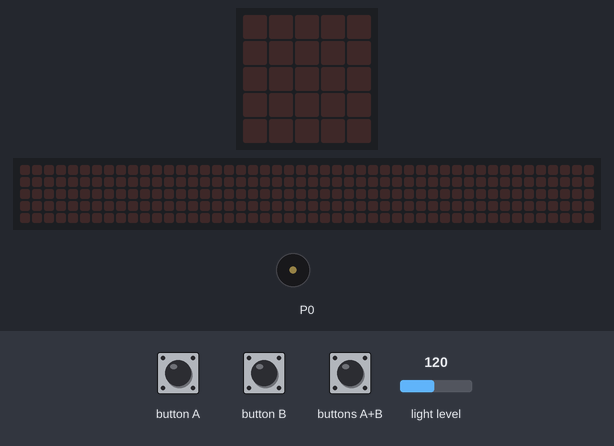
The program below on a simulated BBC micro:bit (MakeCode). Shown: the board's 5×5 LED display, a strip that is not on the board, showing the scrolling text unrolled, buzzer (waves = sounding). The inputs (shaded band) are chosen by the test bench; at power-on: light level 120. Dim RGB values are drawn brighter than linear; the 48×5 strip is a reading aid, not a part: it shows the text the display is scrolling, unrolled, one strip-width of it at a time.

Above: at 1.2 s.
1.3 s: button A pressed for 0.15 s
At 2.2 s:
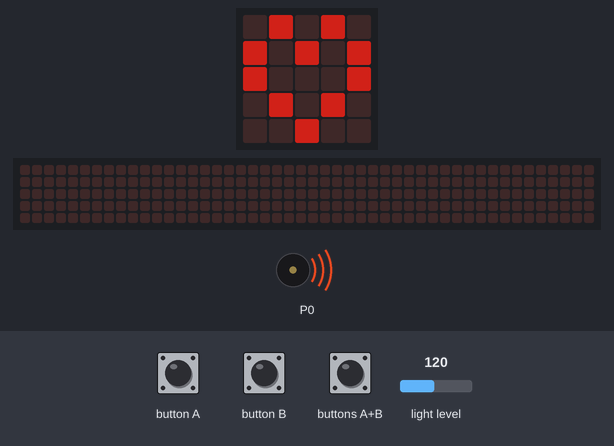
4.3 s: buttons A+B pressed for 0.15 s
At 4.6 s:
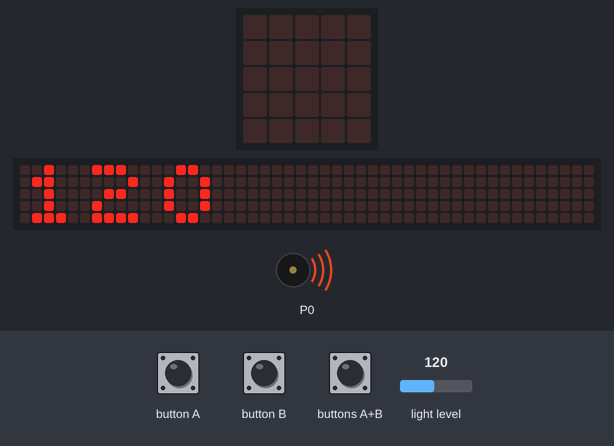
7.3 s: buttons A+B pressed for 1 s
At 8.83 s:
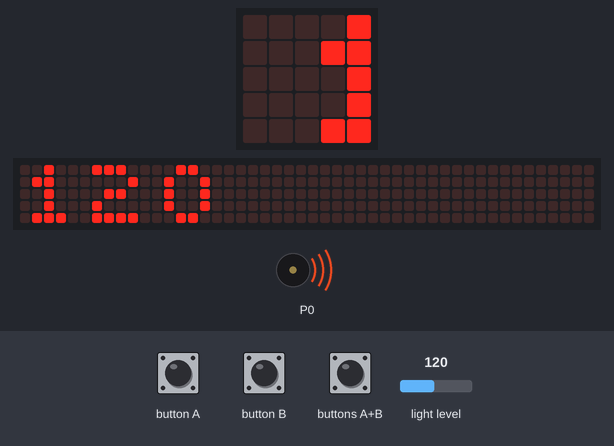
11.3 s: button B pressed for 0.15 s
At 12.1 s:
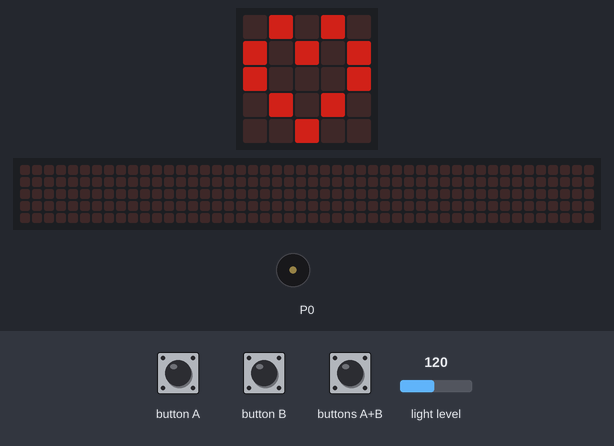
14.3 s: button A pressed 2 times (0.12 s each, 0.3 s apart)
At 15.07 s:
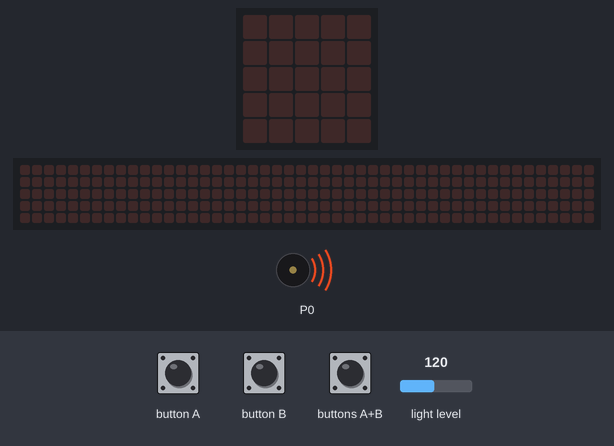
17.9 s: buttons A+B pressed for 0.15 s
At 19.17 s:
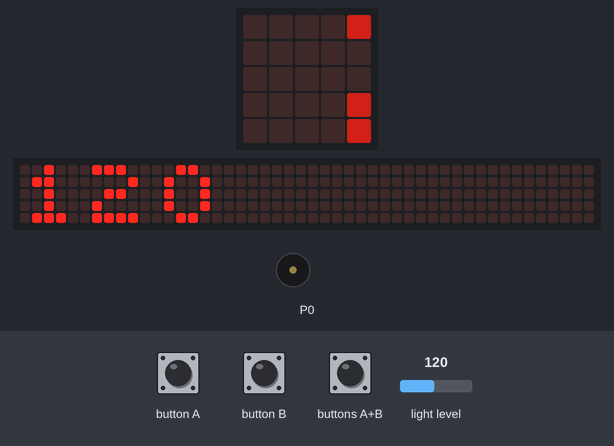
Timing chart, 0 to 20.9 s (numbered marks = the images above; inputs shaded):
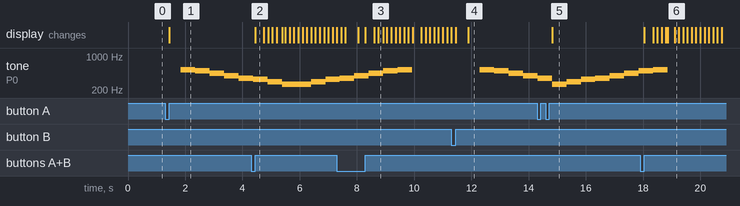

Measured:
- after the input at 1.3 s, tone on P0: plays 523 Hz for 0.51 s, 494 Hz for 0.51 s, 440 Hz for 0.51 s, 392 Hz for 0.51 s, 349 Hz for 0.43 s, starting after 0.55 s; the display: changes after 0.15 s (image 1)
- after the input at 4.3 s, the display: changes after 0.15 s (image 2)
- after the input at 11.3 s, tone on P0: silent → 523 Hz after 1.0 s, → 494 Hz 0.51 s later, → 440 Hz 0.51 s later, → 392 Hz 0.51 s later; the display: first differs from a run without the input after 0.60 s (image 4)
- after the input at 14.3 s, the display: changes after 0.52 s (image 5)
- after the input at 17.9 s, tone on P0: goes on until 18.9 s, then stays silent; the display: first changes after 0.15 s (image 6 shows a later state)

The program:

main.ts
```typescript
let ΕΝΤΑΣΗ_ΦΩΤΟΣ = 0
input.onButtonPressed(Button.AB, function () {
    basic.clearScreen()
    led.setBrightness(255)
    basic.showNumber(input.lightLevel())
    basic.clearScreen()
})
input.onButtonPressed(Button.A, function () {
    basic.clearScreen()
    led.setBrightness(input.lightLevel())
    basic.showLeds(`
        . # . # .
        # . # . #
        # . . . #
        . # . # .
        . . # . .
        `)
    music.setVolume(input.lightLevel())
    music.playMelody("C5 B A G F E D C ", input.lightLevel())
    music.playMelody("C D E F G A B C5 ", input.lightLevel())
    basic.clearScreen()
})
input.onButtonPressed(Button.B, function () {
    ΕΝΤΑΣΗ_ΦΩΤΟΣ = input.lightLevel()
    basic.clearScreen()
    led.setBrightness(ΕΝΤΑΣΗ_ΦΩΤΟΣ)
    basic.showLeds(`
        . # . # .
        # . # . #
        # . . . #
        . # . # .
        . . # . .
        `)
    music.setVolume(ΕΝΤΑΣΗ_ΦΩΤΟΣ)
    music.playMelody("C5 B A G F E D C ", ΕΝΤΑΣΗ_ΦΩΤΟΣ)
    music.playMelody("C D E F G A B C5 ", ΕΝΤΑΣΗ_ΦΩΤΟΣ)
    basic.clearScreen()
})
```

test.ts
```typescript
// οι δοκιμές πηγαίνουν εδώ, δεν θα γίνει εκτέλεση όταν αυτό το πακέτο χρησιμοποιηθεί ως επέκταση.
```
